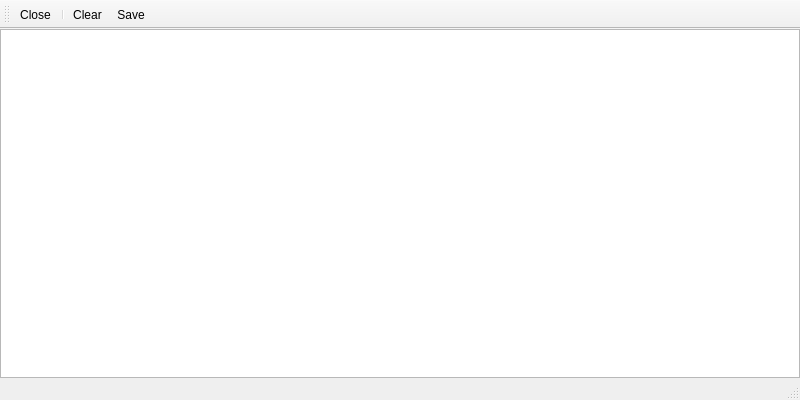
<?xml version="1.0" encoding="UTF-8"?>
<ui version="4.0">
 <class>AleWin</class>
 <widget class="QMainWindow" name="AleWin">
  <property name="geometry">
   <rect>
    <x>0</x>
    <y>0</y>
    <width>800</width>
    <height>400</height>
   </rect>
  </property>
  <property name="windowTitle">
   <string>ALE Decoder</string>
  </property>
  <property name="windowIcon">
   <iconset resource="../../resources/icons.qrc">
    <normaloff>:/icons/icons/terminal.svg</normaloff>:/icons/icons/terminal.svg</iconset>
  </property>
  <widget class="QWidget" name="centralwidget">
   <layout class="QVBoxLayout" name="verticalLayout">
    <property name="spacing">
     <number>5</number>
    </property>
    <property name="leftMargin">
     <number>0</number>
    </property>
    <property name="topMargin">
     <number>0</number>
    </property>
    <property name="rightMargin">
     <number>0</number>
    </property>
    <property name="bottomMargin">
     <number>0</number>
    </property>
    <item>
     <widget class="QPlainTextEdit" name="textView">
      <property name="font">
       <font>
        <family>Monospace</family>
       </font>
      </property>
      <property name="horizontalScrollBarPolicy">
       <enum>Qt::ScrollBarAsNeeded</enum>
      </property>
      <property name="lineWrapMode">
       <enum>QPlainTextEdit::NoWrap</enum>
      </property>
      <property name="readOnly">
       <bool>true</bool>
      </property>
      <property name="maximumBlockCount">
       <number>10000</number>
      </property>
     </widget>
    </item>
   </layout>
  </widget>
  <widget class="QMenuBar" name="menubar">
   <property name="geometry">
    <rect>
     <x>0</x>
     <y>0</y>
     <width>800</width>
     <height>27</height>
    </rect>
   </property>
  </widget>
  <widget class="QToolBar" name="toolBar">
   <property name="windowTitle">
    <string>toolBar</string>
   </property>
   <attribute name="toolBarArea">
    <enum>TopToolBarArea</enum>
   </attribute>
   <attribute name="toolBarBreak">
    <bool>false</bool>
   </attribute>
   <addaction name="actionClose"/>
   <addaction name="separator"/>
   <addaction name="actionClear"/>
   <addaction name="actionSave"/>
  </widget>
  <widget class="QStatusBar" name="statusBar"/>
  <action name="actionClear">
   <property name="icon">
    <iconset resource="../../resources/icons.qrc">
     <normaloff>:/icons/icons/clear.svg</normaloff>:/icons/icons/clear.svg</iconset>
   </property>
   <property name="text">
    <string>Clear</string>
   </property>
   <property name="toolTip">
    <string>Clear received packets</string>
   </property>
  </action>
  <action name="actionSave">
   <property name="icon">
    <iconset resource="../../resources/icons.qrc">
     <normaloff>:/icons/icons/floppy.svg</normaloff>:/icons/icons/floppy.svg</iconset>
   </property>
   <property name="text">
    <string>Save</string>
   </property>
   <property name="toolTip">
    <string>Save received packets to a text file</string>
   </property>
  </action>
  <action name="actionClose">
   <property name="icon">
    <iconset resource="../../resources/icons.qrc">
     <normaloff>:/icons/icons/close.svg</normaloff>:/icons/icons/close.svg</iconset>
   </property>
   <property name="text">
    <string>Close</string>
   </property>
   <property name="toolTip">
    <string>Close ALE decoder window</string>
   </property>
  </action>
  <action name="actionInfo">
   <property name="icon">
    <iconset resource="../../resources/icons.qrc">
     <normaloff>:/icons/icons/info.svg</normaloff>:/icons/icons/info.svg</iconset>
   </property>
   <property name="text">
    <string>Info</string>
   </property>
   <property name="toolTip">
    <string>Show info about ALE decoder</string>
   </property>
  </action>
 </widget>
 <resources>
  <include location="../../resources/icons.qrc"/>
 </resources>
 <connections>
  <connection>
   <sender>actionClose</sender>
   <signal>triggered()</signal>
   <receiver>AleWin</receiver>
   <slot>close()</slot>
   <hints>
    <hint type="sourcelabel">
     <x>-1</x>
     <y>-1</y>
    </hint>
    <hint type="destinationlabel">
     <x>399</x>
     <y>299</y>
    </hint>
   </hints>
  </connection>
 </connections>
</ui>
